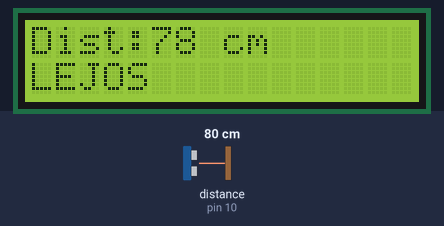
The sketch below on a simulated Arduino Uno, built with avr-gcc and run on an emulated ATmega328P. Parts: 16×2 character LCD. Wiring (inferred from the names in the program): ultrasonic range finder: trigger pin 9; echo pin 10. Inputs (shaded band) come from the test bench; at power-on: distance to the obstacle (sensor on pin 10) 80 cm. The echo pulse lasts 58.3 µs per cm.

Above: at 3.2 s.
3.3 s: distance to the obstacle (sensor on pin 10) set to 12 cm
At 5.3 s:
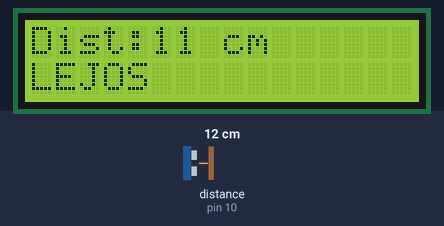
5.6 s: distance to the obstacle (sensor on pin 10) set to 9 cm
At 7.1 s:
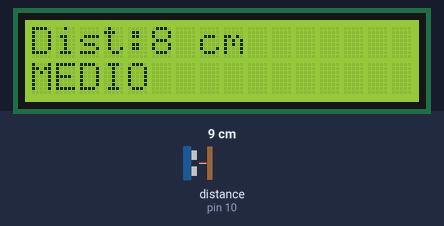
7.6 s: distance to the obstacle (sensor on pin 10) set to 2 cm
At 8.8 s:
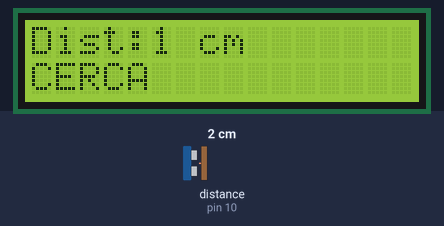
Timing chart, 0 to 10.6 s (numbered marks = the images above; inputs shaded):
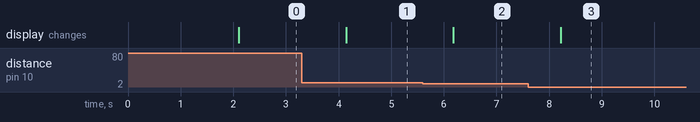

Measured:
- the behaviour switches between 11 and 10 cm on distance to the obstacle (sensor on pin 10) (found by bisection; images 1 and 2)
- after the input at 3.3 s, the display: changes after 0.84 s (image 1)
- after the input at 5.6 s, the display: changes after 0.58 s (image 2)
- after the input at 7.6 s, the display: changes after 0.62 s (image 3)

The sketch:

aproxLCD.ino
```cpp
#include <Wire.h>
#include <LiquidCrystal_I2C.h>

#define TRIG 9
#define ECHO 10

LiquidCrystal_I2C lcd(0x27, 16, 2);

long duracion;
int distancia;

void setup() {

  pinMode(TRIG, OUTPUT);
  pinMode(ECHO, INPUT);

  lcd.init();
  lcd.backlight();

  lcd.setCursor(0,0);
  lcd.print("Iniciando...");
  delay(2000);

}

void loop() {

  digitalWrite(TRIG, LOW);
  delayMicroseconds(2);

  digitalWrite(TRIG, HIGH);
  delayMicroseconds(10);
  digitalWrite(TRIG, LOW);

  duracion = pulseIn(ECHO, HIGH);

  distancia = duracion * 0.034 / 2;

  // SOLO borrar una vez por ciclo
  lcd.clear();

  lcd.setCursor(0,0);
  lcd.print("Dist:");
  lcd.print(distancia);
  lcd.print(" cm");

  lcd.setCursor(0,1);

  if(distancia <= 3) {

    lcd.print("CERCA");

  }
  else if(distancia >= 10) {

    lcd.print("LEJOS");

  }
  else {

    lcd.print("MEDIO");

  }

  delay(1000);

}
```
